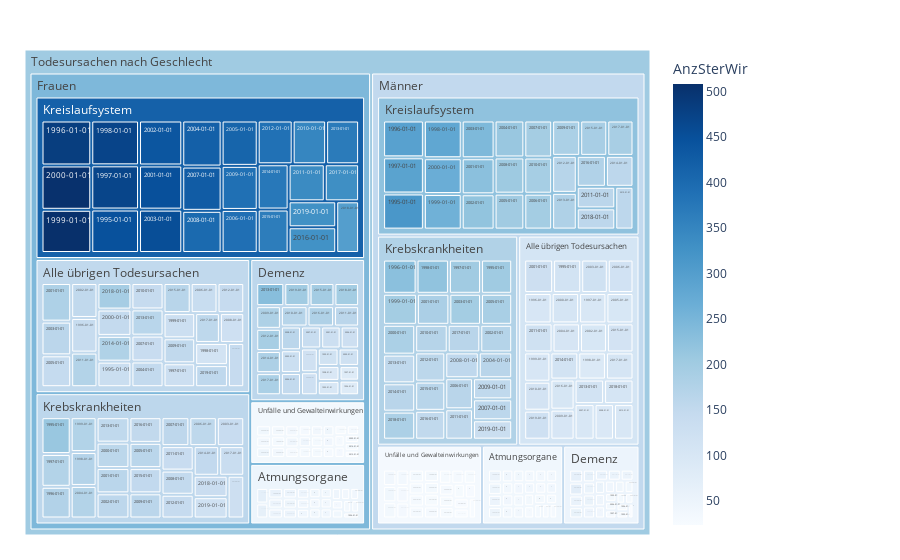

Notebook cell for this chart:
### Code cell
df = data2betested
fig = px.treemap(df, path=[px.Constant("Todesursachen nach Geschlecht"), 'Geschlecht', 'TodesursacheSpezLang', 'StichtagDatJahr'], values='AnzSterWir',
                color='AnzSterWir', hover_data=['TodesursacheSpezLang'],
                color_continuous_scale='blues')
                #color_continuous_midpoint=np.average(df['AnzBestWir'], weights=df['AnzBestWir']))
fig.update_traces(root_color="lightgrey")
fig.update_layout(margin = dict(t=50, l=25, r=250, b=25))
fig.show()

### Figure 1 — Plotly figure (JSON) as saved in the notebook; plotly's stock layout.template omitted (floating-point values rounded to 4 significant figures; data arrays with more than 128 entries replaced by an {"elided": "..."} marker saying what was removed)
{"data": [{"branchvalues": "total", "customdata": {"elided": "315x2 mixed values"}, "domain": {"x": [0, 1], "y": [0, 1]}, "hovertemplate": "labels=%{label}<br>AnzSterWir_sum=%{value}<br>parent=%{parent}<br>id=%{id}<br>TodesursacheSpezLang=%{customdata[0]}<br>AnzSterWir=%{color}<extra></extra>", "ids": {"elided": "315 str values"}, "labels": {"elided": "315 str values"}, "marker": {"coloraxis": "coloraxis", "colors": {"elided": "315 float values"}}, "name": "", "parents": {"elided": "315 str values"}, "root": {"color": "lightgrey"}, "type": "treemap", "values": {"elided": "315 int values"}}], "layout": {"autosize": true, "coloraxis": {"colorbar": {"title": {"text": "AnzSterWir"}}, "colorscale": [[0, "rgb(247,251,255)"], [0.125, "rgb(222,235,247)"], [0.25, "rgb(198,219,239)"], [0.375, "rgb(158,202,225)"], [0.5, "rgb(107,174,214)"], [0.625, "rgb(66,146,198)"], [0.75, "rgb(33,113,181)"], [0.875, "rgb(8,81,156)"], [1, "rgb(8,48,107)"]]}, "legend": {"tracegroupgap": 0}, "margin": {"b": 25, "l": 25, "r": 250, "t": 50}}}
